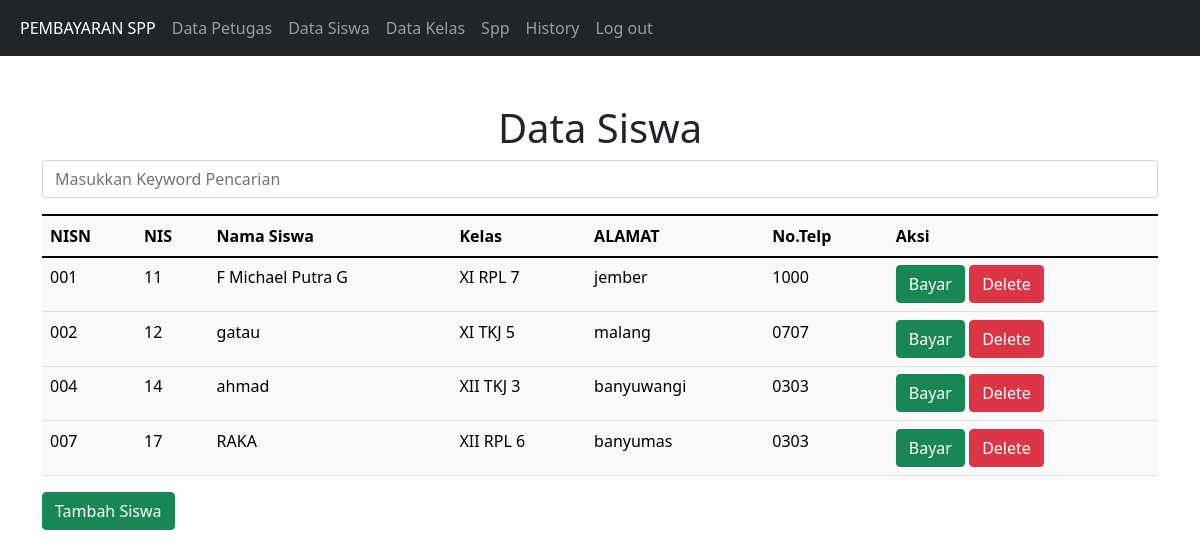
The app's page /tampil_siswa.php (signed in) with its own data.
### tables this page shows
CREATE TABLE `siswa` (
  `nisn` char(10) NOT NULL,
  `nis` char(8) NOT NULL,
  `nama` varchar(35) NOT NULL,
  `id_kelas` int(11) NOT NULL,
  `alamat` text NOT NULL,
  `no_telp` varchar(13) NOT NULL
);

CREATE TABLE `kelas` (
  `id_kelas` int(11) NOT NULL,
  `nama_kelas` varchar(10) NOT NULL,
  `jurusan` varchar(5) NOT NULL,
  `angkatan` int(1) NOT NULL
);

### tampil_siswa.php (the view, shortened to what this page needs)
<!DOCTYPE html>
<html lang="en">
<head>
    <link href="https://cdn.jsdelivr.net/npm/bootstrap@5.1.1/dist/css/bootstrap.min.css" rel="stylesheet">
</head>
<body>
    <?php
        include "navbar.php";
    ?>
    <br></br>
    <div class="container">
    <h1 class= "text-center">Data Siswa</h1>
        <table class="table table-light table-striped">
    <form action="tampil_siswa.php" method="POST">
            <input type="text" name="cari" class="form-control" placeholder="Masukkan Keyword Pencarian">
        </form>
            <table class="table table-light table-striped">
            </div>
                <thead>
                    <tr>
                    <th scope="col">NISN</th>
                    <th scope="col">NIS</th>
                    <th scope="col">Nama Siswa</th>
                    <th scope="col">Kelas</th>
                    <th scope="col">ALAMAT</th>
                    <th scope="col">No.Telp</th>
                    <th scope="col">Aksi</th>
                    </tr>
                </thead>
                <tbody>
                <?php
                    include "koneksi.php";
                    if (isset($_POST['cari'])) {
                        $cari = $_POST['cari'];
                        $query_siswa = mysqli_query($koneksi, "select * from siswa s join kelas k on s.id_kelas = k.id_kelas where s.nisn like '%$cari%' or s.nis like '%$cari$' or s.nama like '%$cari%' or s.alamat like '%$cari%'");
                    }
                    else{
                        $query_siswa = mysqli_query($koneksi, "select * from siswa s join kelas k on s.id_kelas = k.id_kelas");
                    }
                    while($data_siswa = mysqli_fetch_array($query_siswa)){
                ?>
                    <tr>
                        <tr>
                        <td><?=$data_siswa['nisn']?></td>
                        <td><?=$data_siswa['nis']?></td>
                        <td><?=$data_siswa['nama']?></td>
                        <td><?=$data_siswa['nama_kelas']?></td>
                        <td><?=$data_siswa['alamat']?></td>
                        <td><?=$data_siswa['no_telp']?></td>
                        <td>
                        <a href="tampil_bayar.php?nisn=<?=$data_siswa['nisn']?>" class="btn btn-success">Bayar</a>
                        <a href="hapus_siswa.php?nisn=<?=$data_siswa['nisn']?>"
                        onclick="return confirm('Apakah anda yakin menghapus data ini?')" class="btn btn-danger">Delete</a></td>
                        </tr>
                    </tr>
                <?php
                    }
                ?>
                </tbody>
            <td><a href="tambah_siswa.php" class="btn btn-success">Tambah Siswa</a>
</body>
</html>

### tampil_siswa.php (style rules this page uses)
body { background-image: url("https://lh3.googleusercontent.com/-gKp7i66veso/WQjZZfGmiFI/AAAAAAAADto/UsCmjfss6X0_x14lEBeSbCrC1KEpTR0RwCHM/s1600/wallpaper%252Bputih%252B%2Ball-white-wallpaper-0.jpg"); background-repeat:no-repeat; background-size:cover; }

### records on screen
siswa: nisn "001", nis "11", nama "F Michael Putra G", id_kelas.nama_kelas "XI RPL 7", alamat "jember", no_telp "1000"
siswa: nisn "002", nis "12", nama "gatau", id_kelas.nama_kelas "XI TKJ 5", alamat "malang", no_telp "0707"
siswa: nisn "004", nis "14", nama "ahmad", id_kelas.nama_kelas "XII TKJ 3", alamat "banyuwangi", no_telp "0303"
siswa: nisn "007", nis "17", nama "RAKA", id_kelas.nama_kelas "XII RPL 6", alamat "banyumas", no_telp "0303"
